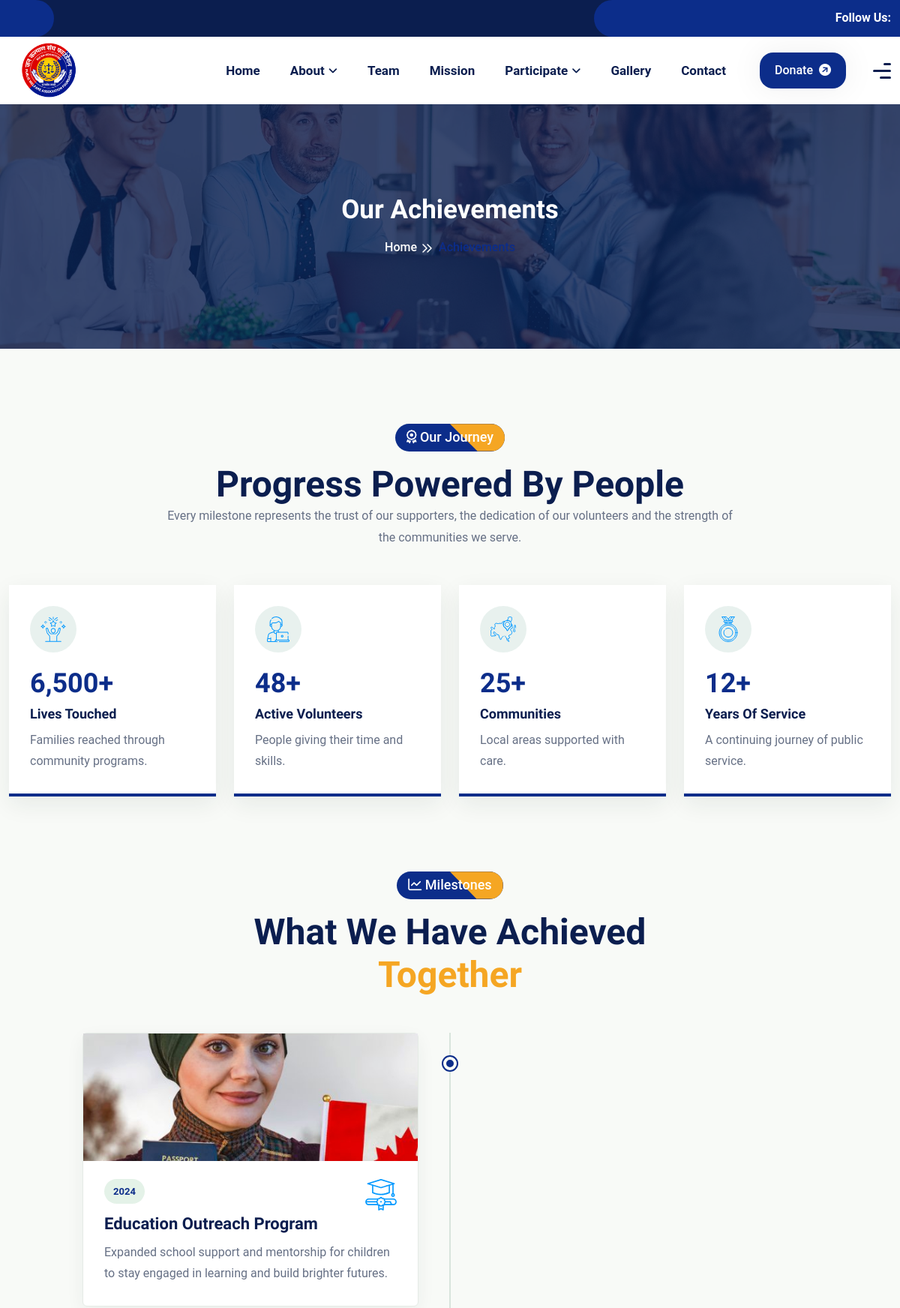
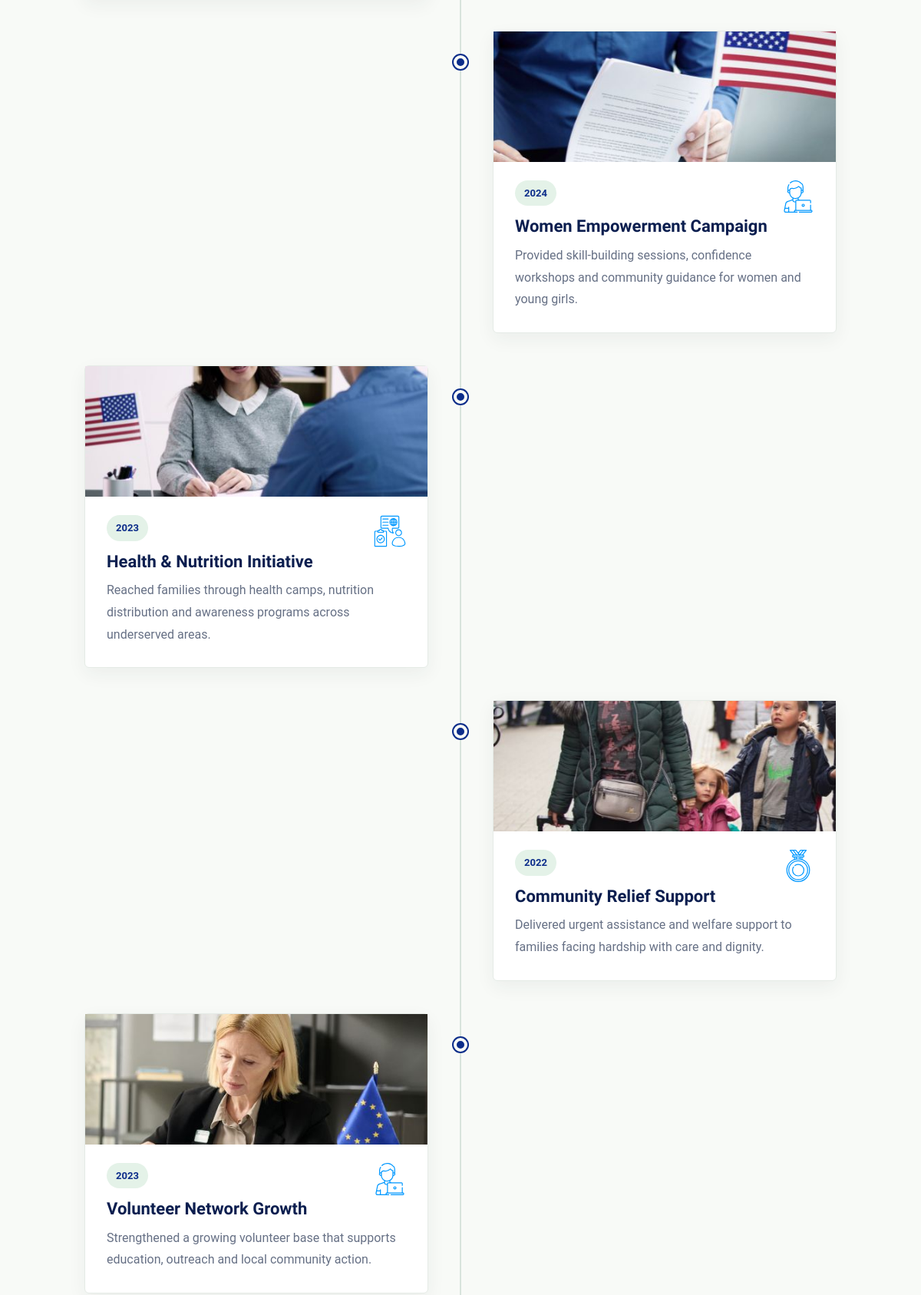
Screenshot of /achievements.php (upper part) with the database file from the repository (2 pictures, top to bottom).
### tables this page shows
CREATE TABLE IF NOT EXISTS achievements (
  id          INT AUTO_INCREMENT PRIMARY KEY,
  title       VARCHAR(255) NOT NULL,
  description TEXT         NULL,
  category    VARCHAR(80)  NULL,
  year        VARCHAR(10)  NULL,
  highlight   VARCHAR(160) NULL,
  image       VARCHAR(255) NULL,
  icon        VARCHAR(255) NULL,
  sort_order  INT          NOT NULL DEFAULT 0,
  status      TINYINT(1)   NOT NULL DEFAULT 1,
  created_at  TIMESTAMP    NOT NULL DEFAULT CURRENT_TIMESTAMP,
  updated_at  TIMESTAMP    NOT NULL DEFAULT CURRENT_TIMESTAMP ON UPDATE CURRENT_TIMESTAMP,
  KEY idx_order (status, sort_order)
);

### config/db.php (called while the page is built, shortened)
<?php
function db(): PDO
{
    static $pdo = null;
    if ($pdo instanceof PDO) {
        return $pdo;
    }
    $dsn = sprintf(
        'mysql:host=%s;port=%d;dbname=%s;charset=%s',
        DB_HOST,
        DB_PORT,
        DB_NAME,
        DB_CHARSET
    );
    try {
        $pdo = new PDO($dsn, DB_USER, DB_PASS, [
            PDO::ATTR_ERRMODE            => PDO::ERRMODE_EXCEPTION,
            PDO::ATTR_DEFAULT_FETCH_MODE => PDO::FETCH_ASSOC,
            PDO::ATTR_EMULATE_PREPARES   => false,
        ]);
    } catch (PDOException $e) {
        if (DEBUG_MODE) {
            throw $e;
        }
        error_log('Database connection failed: ' . $e->getMessage());
        http_response_code(503);
        exit('The site is temporarily unavailable. Please try again shortly.');
    }
    return $pdo;
}

### includes/functions.php (called while the page is built, shortened)
<?php
require_once dirname(__DIR__) . '/config/db.php';
function q(string $sql, array $params = []): PDOStatement
{
    $stmt = db()->prepare($sql);
    $stmt->execute($params);
    return $stmt;
}
function rows(string $sql, array $params = []): array
{
    return q($sql, $params)->fetchAll();
}
function e(mixed $value): string
{
    return htmlspecialchars((string) ($value ?? ''), ENT_QUOTES | ENT_SUBSTITUTE, 'UTF-8');
}
function base_url(string $path = ''): string
{
    static $base = null;
    if ($base === null) {
        $docRoot = str_replace('\\', '/', rtrim((string) ($_SERVER['DOCUMENT_ROOT'] ?? ''), '/'));
        $root    = str_replace('\\', '/', BASE_PATH);
        $base = ($docRoot !== '' && str_starts_with($root, $docRoot))
            ? rtrim(substr($root, strlen($docRoot)), '/')
            : '';
    }
    return $base . '/' . ltrim($path, '/');
}
function img_url(?string $path, string $fallback = 'assets/img/logo/study.png'): string
{
    $path = trim((string) $path);
    if ($path === '') {
        return base_url($fallback);
    }
    $relative = ltrim($path, '/');
    return base_url($relative);
}
function sections(string $page): array
{
    static $cache = [];
    $out = [];
    try {
        $found = rows(
            'SELECT section_key, tagline, heading, subheading, body, image, extra
               FROM page_sections
              WHERE page = ? AND status = 1',
            [$page]
        );
    } catch (PDOException $e) {
        error_log('page_sections unavailable: ' . $e->getMessage());
    }
    return $cache[$page] = $out;
}

### achievements.php (the view, shortened to what this page needs)
<?php
require_once __DIR__ . '/includes/functions.php';
$achievementSections = sections('achievements');
$achievementIntro = $achievementSections['intro'] ?? [];
$achievementStats = [
    ['key' => 'lives', 'value' => '6,500+', 'label' => 'Lives Touched', 'description' => 'Families reached through community programs.', 'icon' => 'assets/img/icon/happy.svg'],
    ['key' => 'volunteers', 'value' => '48+', 'label' => 'Active Volunteers', 'description' => 'People giving their time and skills.', 'icon' => 'assets/img/icon/team.svg'],
    ['key' => 'communities', 'value' => '25+', 'label' => 'Communities', 'description' => 'Local areas supported with care.', 'icon' => 'assets/img/icon/country.svg'],
    ['key' => 'service', 'value' => '12+', 'label' => 'Years Of Service', 'description' => 'A continuing journey of public service.', 'icon' => 'assets/img/icon/award.svg'],
];
try {
    $achievementItems = rows(
        'SELECT title, description, year, image, icon
         FROM achievements
         WHERE status = 1
         ORDER BY sort_order ASC, year DESC, id DESC'
    );
} catch (PDOException $e) {
    $achievementItems = [];
}
?>
<!DOCTYPE html>
<html lang="en">
<?php include_once __DIR__ . '/head.php'; ?>
<body>
    <?php include_once __DIR__ . '/header.php'; ?>
    <main class="main achievement-page">
        <div class="site-breadcrumb" style="background: url(assets/img/breadcrumb/01.jpg)">
            <div class="container">
                <h2 class="breadcrumb-title">Our Achievements</h2>
                <ul class="breadcrumb-menu">
                    <li><a href="index.php">Home</a></li>
                    <li class="active">Achievements</li>
                </ul>
            </div>
        </div>
        <section class="py-100">
            <div class="container">
                <div class="achievement-intro">
                    <span class="site-title-tagline"><i class="far fa-award"></i> <?= e($achievementIntro['tagline'] ?? 'Our Journey') ?></span>
                    <h1 class="site-title"><?= e($achievementIntro['heading'] ?? 'Progress powered by people') ?></h1>
                    <p><?= e($achievementIntro['body'] ?? 'Every milestone represents the trust of our supporters, the dedication of our volunteers and the strength of the communities we serve.') ?></p>
                </div>
                <div class="row g-4 mb-100">
                    <?php foreach ($achievementStats as $stat): ?>
                        <div class="col-md-6 col-lg-3">
                            <div class="impact-card">
                                <div class="icon"><img src="<?= e(img_url($stat['icon'])) ?>" alt="<?= e($stat['label']) ?>"></div>
                                <h3><?= e($stat['value']) ?></h3>
                                <h5><?= e($stat['label']) ?></h5>
                                <p class="mb-0"><?= e($stat['description']) ?></p>
                            </div>
                        </div>
                    <?php endforeach; ?>
                </div>
                <div class="row">
                    <div class="col-lg-7 mx-auto">
                        <div class="site-heading text-center mb-5">
                            <span class="site-title-tagline"><i class="far fa-chart-line"></i> Milestones</span>
                            <h2 class="site-title">What we have achieved <span>together</span></h2>
                        </div>
                    </div>
                </div>
                <div class="achievement-timeline">
                    <?php foreach ($achievementItems as $achievement): ?>
                        <div class="achievement-row">
                            <span class="achievement-dot"></span>
                            <article class="achievement-card">
                                <div class="achievement-photo">
                                    <img src="<?= e(img_url($achievement['image'] ?? '')) ?>" alt="<?= e($achievement['title'] ?? 'Achievement') ?>">
                                </div>
                                <img class="achievement-icon" src="<?= e(img_url($achievement['icon'] ?? '')) ?>" alt="<?= e($achievement['title'] ?? 'Achievement') ?>">
                                <span class="achievement-year"><?= e($achievement['year'] ?? '') ?></span>
                                <h4><?= e($achievement['title'] ?? '') ?></h4>
                                <p class="mb-0"><?= e($achievement['description'] ?? '') ?></p>
                            </article>
                        </div>
                    <?php endforeach; ?>
                </div>
            </div>
        </section>
    </main>
    <?php include_once __DIR__ . '/footer.php'; ?>
</body>
</html>

### head.php (shortened to what this page needs)
<?php
require_once __DIR__ . '/includes/functions.php';
?>
<head>
    <link rel="stylesheet" href="assets/css/bootstrap.min.css">
    <link rel="stylesheet" href="assets/css/all-fontawesome.min.css">
    <link rel="stylesheet" href="assets/css/animate.min.css">
    <link rel="stylesheet" href="assets/css/magnific-popup.min.css">
    <link rel="stylesheet" href="assets/css/owl.carousel.min.css">
    <link rel="stylesheet" href="assets/css/nice-select.min.css">
    <link rel="stylesheet" href="assets/css/style.css">
</head>

### header.php (shortened to what this page needs)
<?php
require_once __DIR__ . '/includes/functions.php';
?>
<header class="header">
    <div class="header-top">
        <div class="container">
            <div class="header-top-wrap">
                <div class="header-top-right">
                    <div class="header-top-social">
                        <span>Follow Us: </span>
                    </div>
                </div>
            </div>
        </div>
    </div>
    <div class="main-navigation">
        <nav class="navbar navbar-expand-lg">
            <div class="container position-relative">
                <a class="navbar-brand" href="index.php">
                    <img src="assets/img/logo/study.png" alt="StudyLoan Experts logo">
                </a>
                <div class="offcanvas offcanvas-start" tabindex="-1" id="offcanvasNavbar"
                    aria-labelledby="offcanvasNavbarLabel">
                    <div class="offcanvas-body">
                        <ul class="navbar-nav justify-content-end flex-grow-1">
                            <li class="nav-item"><a class="nav-link" href="index.php">Home</a></li>
                            <li class="nav-item dropdown">
                                <a class="nav-link dropdown-toggle" href="#" id="aboutDropdown" role="button"
                                    data-bs-toggle="dropdown" aria-expanded="false">About</a>
                            </li>
                            <li class="nav-item"><a class="nav-link" href="team.php">Team</a></li>
                            <li class="nav-item"><a class="nav-link" href="mission.php">Mission</a></li>
                            <li class="nav-item dropdown">
                                <a class="nav-link dropdown-toggle" href="participate.php" id="participateDropdown" role="button"
                                    data-bs-toggle="dropdown" aria-expanded="false">Participate</a>
                            </li>
                            <li class="nav-item"><a class="nav-link" href="gallery.php">Gallery</a></li>
                            <li class="nav-item"><a class="nav-link" href="contact.php">Contact</a></li>
                        </ul>
                        <div class="nav-right">
                            <div class="nav-btn">
                                <a href="donate.php" class="theme-btn">Donate<i
                                        class="fas fa-circle-arrow-right"></i></a>
                            </div>
                            <button type="button" class="sidebar-btn nav-right-link" data-bs-toggle="offcanvas"
                                data-bs-target="#sidebarPopup">
                                <span></span>
                                <span></span>
                                <span></span>
                            </button>
                        </div>
                    </div>
                </div>
            </div>
        </nav>
    </div>
</header>

### footer.php (shortened to what this page needs)
<?php
require_once __DIR__ . '/includes/functions.php';
?>
</body>

### achievements.php (style rules this page uses)
.achievement-page { background: #f8faf7; }
.achievement-intro { max-width: 760px; margin: 0 auto 48px; text-align: center; }
.achievement-intro p, .achievement-card p, .impact-card p { color: #667085; line-height: 1.8; }
.impact-card { height: 100%; padding: 28px; background: #fff; border-bottom: 4px solid var(--theme-color); box-shadow: 0 10px 30px rgba(31, 55, 43, .08); }
.impact-card .icon { width: 62px; height: 62px; display: flex; align-items: center; justify-content: center; margin-bottom: 20px; border-radius: 50%; background: rgba(33, 121, 86, .1); }
.impact-card .icon img { width: 34px; height: 34px; }
.impact-card h3 { margin-bottom: 8px; color: var(--theme-color); font-size: 36px; }
.impact-card h5 { margin-bottom: 10px; }
.achievement-timeline { position: relative; max-width: 980px; margin: 0 auto; }
.achievement-timeline::before { content: ''; position: absolute; top: 0; bottom: 0; left: 50%; width: 2px; background: #d8e4dc; transform: translateX(-50%); }
.achievement-row { position: relative; display: flex; align-items: center; width: 50%; padding: 0 42px 42px 0; }
.achievement-row:nth-child(even) { margin-left: 50%; padding: 0 0 42px 42px; }
.achievement-dot { position: absolute; top: 32px; right: -9px; z-index: 1; width: 18px; height: 18px; border: 4px solid #f8faf7; border-radius: 50%; background: var(--theme-color); box-shadow: 0 0 0 2px var(--theme-color); }
.achievement-row:nth-child(even) .achievement-dot { right: auto; left: -9px; }
.achievement-card { width: 100%; padding: 28px; background: #fff; border: 1px solid #e5ebe6; border-radius: 6px; box-shadow: 0 8px 24px rgba(31, 55, 43, .06); }
.achievement-photo { width: 100%; height: 170px; margin: -28px -28px 24px; width: calc(100% + 56px); overflow: hidden; }
.achievement-photo img { width: 100%; height: 100%; object-fit: cover; }
.achievement-year { display: inline-block; margin-bottom: 14px; padding: 5px 12px; border-radius: 20px; background: #e4f2e8; color: var(--theme-color); font-size: 13px; font-weight: 700; }
.achievement-card h4 { margin-bottom: 10px; }
.achievement-icon { float: right; width: 42px; height: 42px; }

### rows the page displays
achievements: image (picture), icon (picture), year "2024", title "Education Outreach Program", description "Expanded school support and mentorship for children to stay engaged in learning and build brighter futures."
achievements: image (picture), icon (picture), year "2024", title "Women Empowerment Campaign", description "Provided skill-building sessions, confidence workshops and community guidance for women and young girls."
achievements: image (picture), icon (picture), year "2023", title "Health & Nutrition Initiative", description "Reached families through health camps, nutrition distribution and awareness programs across underserved areas."
achievements: image (picture), icon (picture), year "2022", title "Community Relief Support", description "Delivered urgent assistance and welfare support to families facing hardship with care and dignity."
achievements: image (picture), icon (picture), year "2023", title "Volunteer Network Growth", description "Strengthened a growing volunteer base that supports education, outreach and local community action."

### other values shown
$achievementIntro['tagline'] "Our Journey"
$achievementIntro['heading'] "Progress Powered By People"
$achievementIntro['body'] "Every milestone represents the trust of our supporters, the dedication of our volunteers and the strength of the communities we serve."
$stat['value'] "6,500+"
$stat['label'] "Lives Touched"
$stat['description'] "Families reached through community programs."
$stat['value'] "48+"
$stat['label'] "Active Volunteers"
$stat['description'] "People giving their time and skills."
$stat['value'] "25+"
$stat['label'] "Communities"
$stat['description'] "Local areas supported with care."
$stat['value'] "12+"
$stat['label'] "Years Of Service"
$stat['description'] "A continuing journey of public service."
